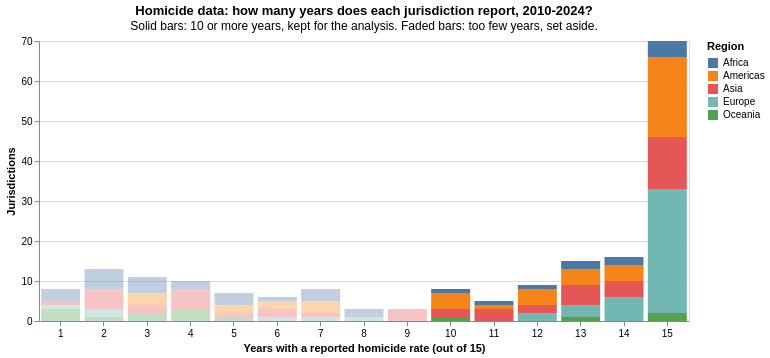

Notebook source saved alongside this figure:
### Code cell
# How many of the 15 years in the window does each jurisdiction report a homicide rate for?
yrs = (panel_all[panel_all.year.between(W_START, W_END)].groupby(["country", "region"])["hom_rate"].count()
       .rename("years").reset_index().query("years > 0"))
alt.Chart(yrs, title=alt.Title(f"Homicide data: how many years does each jurisdiction report, {W_START}-{W_END}?",
                               subtitle="Solid bars: 10 or more years, kept for the analysis. Faded bars: too few years, set aside.")).mark_bar().encode(
    x=alt.X("years:O", title="Years with a reported homicide rate (out of 15)", scale=alt.Scale(domain=list(range(1, n_years + 1))),
            axis=alt.Axis(labelAngle=0)),
    y=alt.Y("count():Q", title="Jurisdictions"),
    color=alt.Color("region:N", title="Region"),
    opacity=alt.condition(alt.datum.years >= 10, alt.value(1), alt.value(0.35)),
    tooltip=["years", "region", alt.Tooltip("count():Q", title="jurisdictions")],
).properties(width=650, height=280)

### Figure 1 — Vega-Lite specification as saved in the notebook (floating-point values rounded to 4 significant figures; data arrays with more than 128 entries replaced by an {"elided": "..."} marker saying what was removed)
{"config": {"view": {"continuousWidth": 300, "continuousHeight": 300}}, "data": {"name": "data-98c8c7e0f1da726778d8070e0f68c2b9"}, "mark": {"type": "bar"}, "encoding": {"color": {"field": "region", "title": "Region", "type": "nominal"}, "opacity": {"condition": {"test": "(datum.years >= 10)", "value": 1}, "value": 0.35}, "tooltip": [{"field": "years", "type": "quantitative"}, {"field": "region", "type": "nominal"}, {"aggregate": "count", "title": "jurisdictions", "type": "quantitative"}], "x": {"axis": {"labelAngle": 0}, "field": "years", "scale": {"domain": [1, 2, 3, 4, 5, 6, 7, 8, 9, 10, 11, 12, 13, 14, 15]}, "title": "Years with a reported homicide rate (out of 15)", "type": "ordinal"}, "y": {"aggregate": "count", "title": "Jurisdictions", "type": "quantitative"}}, "height": 280, "title": {"text": "Homicide data: how many years does each jurisdiction report, 2010-2024?", "subtitle": "Solid bars: 10 or more years, kept for the analysis. Faded bars: too few years, set aside."}, "width": 650, "$schema": "https://vega.github.io/schema/vega-lite/v6.4.1.json", "datasets": {"data-98c8c7e0f1da726778d8070e0f68c2b9": {"elided": "192 records"}}}
